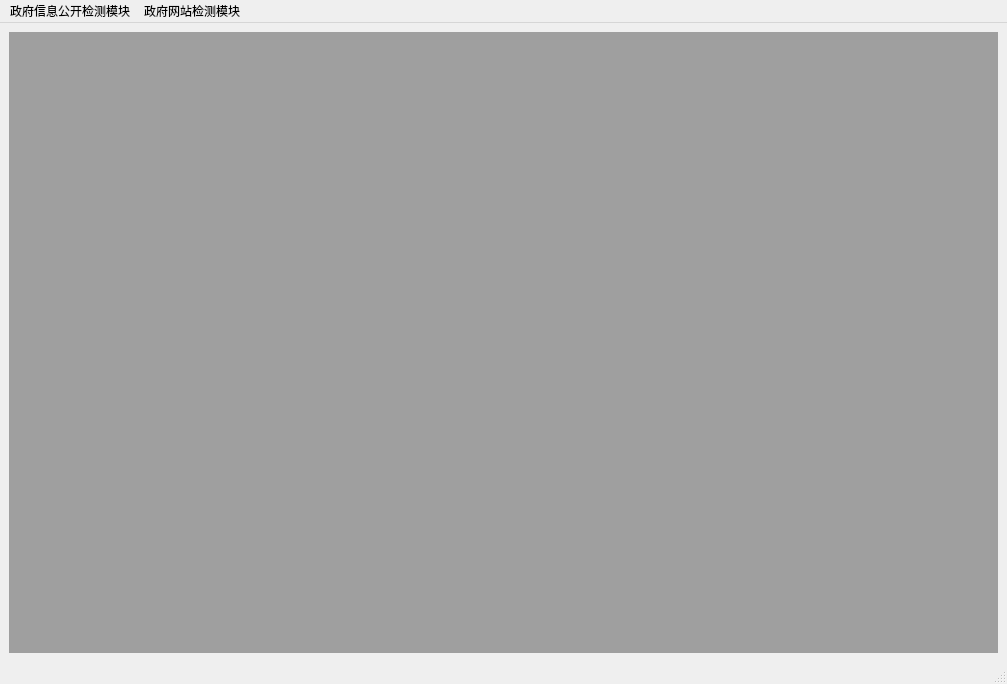
<?xml version="1.0" encoding="UTF-8"?>
<ui version="4.0">
 <class>MainWindow</class>
 <widget class="QMainWindow" name="MainWindow">
  <property name="geometry">
   <rect>
    <x>0</x>
    <y>0</y>
    <width>1007</width>
    <height>684</height>
   </rect>
  </property>
  <property name="windowTitle">
   <string>瑞金政府网检测</string>
  </property>
  <widget class="QWidget" name="centralwidget">
   <layout class="QGridLayout" name="gridLayout">
    <item row="0" column="0">
     <widget class="QMdiArea" name="mdiArea">
      <property name="sizePolicy">
       <sizepolicy hsizetype="Expanding" vsizetype="Expanding">
        <horstretch>0</horstretch>
        <verstretch>0</verstretch>
       </sizepolicy>
      </property>
     </widget>
    </item>
   </layout>
  </widget>
  <widget class="QMenuBar" name="menubar">
   <property name="geometry">
    <rect>
     <x>0</x>
     <y>0</y>
     <width>1007</width>
     <height>23</height>
    </rect>
   </property>
   <widget class="QMenu" name="menu">
    <property name="title">
     <string>政府信息公开检测模块</string>
    </property>
    <addaction name="actionBMGKIndex"/>
    <addaction name="actionBMGaiKuang"/>
    <addaction name="actionBMGGGS"/>
    <addaction name="actionXXGKIndexColumn"/>
    <addaction name="actionXXGKStaticInfo"/>
   </widget>
   <widget class="QMenu" name="menu_2">
    <property name="title">
     <string>政府网站检测模块</string>
    </property>
   </widget>
   <addaction name="menu"/>
   <addaction name="menu_2"/>
  </widget>
  <widget class="QStatusBar" name="statusbar"/>
  <action name="actionBMGKIndex">
   <property name="text">
    <string>部门首页</string>
   </property>
  </action>
  <action name="actionBMGaiKuang">
   <property name="text">
    <string>部门概况</string>
   </property>
  </action>
  <action name="actionXXGKIndexColumn">
   <property name="text">
    <string>信息公开首页栏目</string>
   </property>
  </action>
  <action name="actionXXGKStaticInfo">
   <property name="text">
    <string>静态信息检测表</string>
   </property>
  </action>
  <action name="actionBMGGGS">
   <property name="text">
    <string>部门公告公示</string>
   </property>
  </action>
 </widget>
 <resources/>
 <connections/>
</ui>
